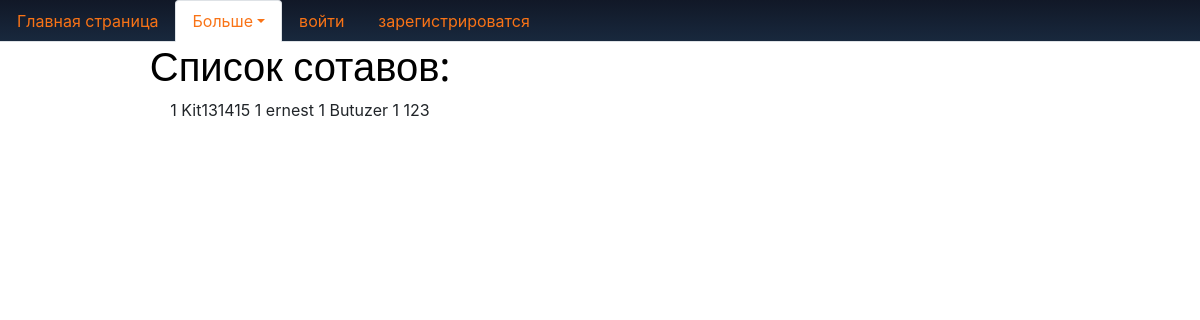
/extra-info/, run on the app's committed database.
### main/models.py (models this page shows, shortened)
class Player(models.Model):
    nikname = models.CharField(max_length=64)

### main/views.py (the view)
# urls.py: path('extra-info/', extroInfo),
def extroInfo(requst):
    f_id = Player.objects.all()
    all = Player_roll.objects.filter(name='Основной состав')
    data={'f_id': f_id}
    return render(requst, 'main/extroInfo.html', data)\

### main/templates/main/extroInfo.html (shortened to what this page needs)
<!doctype html>
<html lang="en">
  <head>
    <link rel="stylesheet" href="https://cdn.jsdelivr.net/npm/bootstrap@4.6.1/dist/css/bootstrap.min.css">
  </head>
  <body>
    <ul class="nav nav-tabs" style="background: linear-gradient(#111827, #18283D);">
        <li class="nav-item">
          <a class="nav-link" href="/" style='color:#F97316;'>Главная страница</a>
        </li>
        <li class="nav-item dropdown">
          <a class="nav-link dropdown-toggle active" data-toggle="dropdown" href="#" role="button" aria-expanded="false" style='color:#F97316;'>Больше</a>
        </li>
        <li class="nav-item">
          <a class="nav-link" href="/login" style='color:#F97316;'>войти</a>
        </li>
        <li class="nav-item">
          <a class="nav-link" href="/signup" style='color:#F97316;'>зарегистрироватся</a>
        </li>
      </ul>
      <div class='plyers'>
          <p class='h1 text-center'>Список сотавов:</p>
          {% for i in f_id %}
            1
            {{ i.nikname }}
          {% endfor %}
    </div>
  </body>
</html>

### main/templates/main/extroInfo.html (style rules this page uses)
p { font-family: 'Open Sans', sans-serif; color: black; }
.plyers { position: relative; top: 20%; text-align: center; width: 50%; }

### data on the page
Player: nikname "Kit131415"
Player: nikname "ernest"
Player: nikname "Butuzer"
Player: nikname "123"
